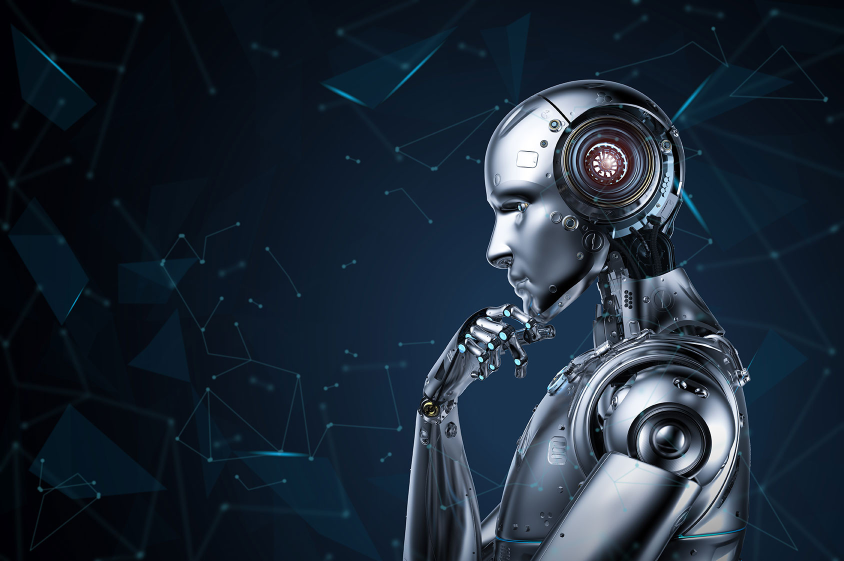
#> input picture Resim_Okuma/yapay_zeka.jpg, 1687 x 1122 px, found by its file name (shown at 1/2 size)
$ python resim_uzerinde_cizimler.py
#> lines starting #> are read from the running program, lines starting #| are printed output that depends on the picture
import cv2
# Resim üzerinde çizim yapalım
img = cv2.imread("Resim_Okuma\yapay_zeka.jpg")
#> img is the input picture: shape (1122, 1687, 3); mean B, G, R 54, 40.6, 28.5

# Dikdörtgen çizdirdik
img2 = cv2.rectangle(img, (15,15), (1670,1100),(0,0,255),6)
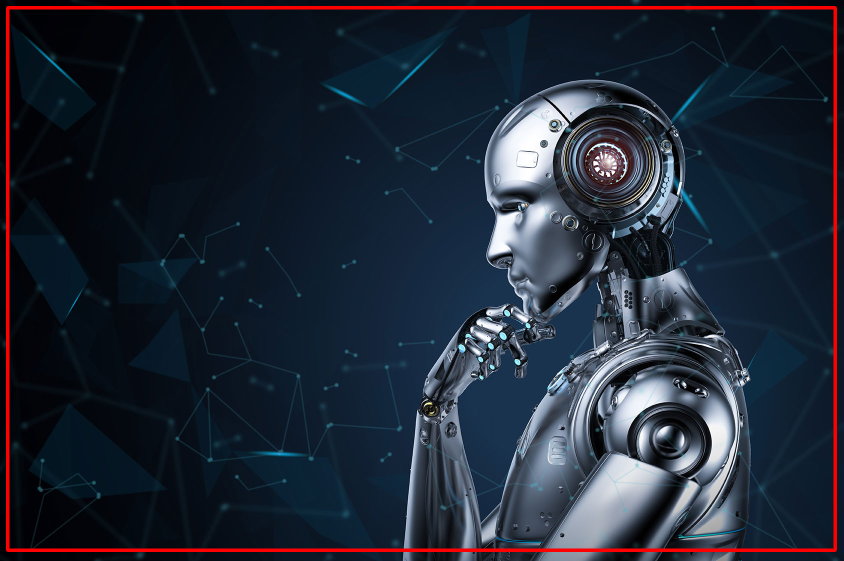
#> img2: shape (1122, 1687, 3) (shown at 1/2 size); mean B, G, R 53.4, 40.2, 33.4

# Daire çizdirdik
# Merkez noktası ve çapı belirledik(120) ve dairemiz tamamlandı
img3 = cv2.circle(img2, (700,400),120,(255,0,0),4)
# cv2.imshow("Çember çizimi",img3)

# Resim üzerine yazı yazdıralım
font = cv2.FONT_HERSHEY_COMPLEX
img4 = cv2.putText(img3, "Yazi" ,(400,200), font , 4, (250,55,66), 4 ,cv2.LINE_AA)
cv2.imshow("Resimde yazı",img4)


cv2.waitKey(0)
cv2.destroyAllWindows()
